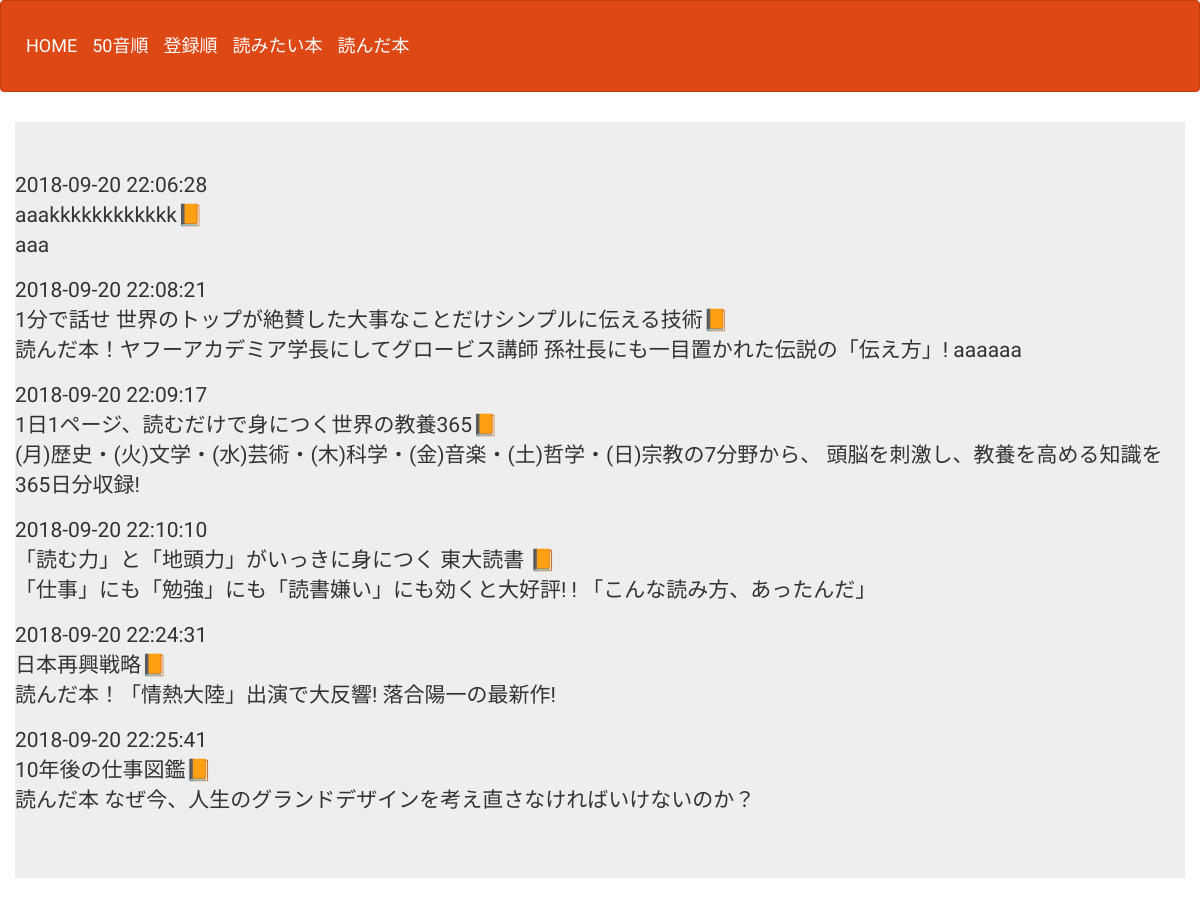
The page /select3.php on the database as committed earlier.
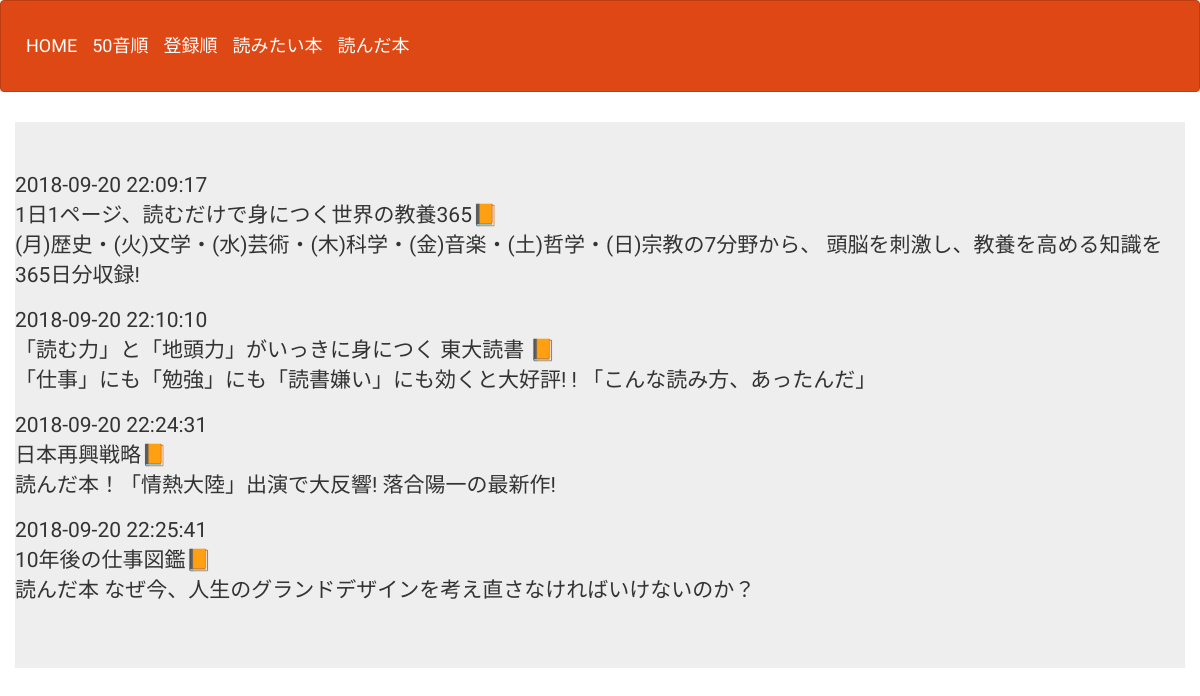
The same page on the database as committed later.
### tables this page shows
CREATE TABLE IF NOT EXISTS `gs_bm_table` (
`id` int(12) NOT NULL,
  `bookname` varchar(46) NOT NULL,
  `url` text NOT NULL,
  `comments` text NOT NULL,
  `date` datetime NOT NULL
);

### select3.php (the view, shortened to what this page needs)
<?php
$pdo=db_conn();
$stmt = $pdo->prepare("SELECT * FROM gs_bm_table ORDER BY date ASC");
$status = $stmt->execute();
$view="";
if($status==false) {
  $error = $stmt->errorInfo();
  exit("sqlError:".$error[2]);
}else{
  while( $result = $stmt->fetch(PDO::FETCH_ASSOC)){
    $view .= "<p>".$result["date"]."<br>".$result["bookname"]."<a href='".$result["url"]."'"."target='_blank'>"."📙"."<br>"."</a>".$result["comments"]."</p>";
  }
}
?>
<!DOCTYPE html>
<html lang="ja">
<head>
<link rel="stylesheet" href="css/range.css">
<link href="css/bootstrap.min.css" rel="stylesheet">
</head>
<body id="main">
<header>
  <nav class="navbar navbar-default">
    <div class="container-fluid">
      <div class="navbar-header">
      <a class="navbar-brand" href="index.php">HOME</a>
      <a class="navbar-brand" href="select2.php">50音順</a>
      <a class="navbar-brand" href="select3.php">登録順</a>
      <a class="navbar-brand" href="select4.php">読みたい本</a>
      <a class="navbar-brand" href="select5.php">読んだ本</a>
      </div>
    </div>
  </nav>
</header>
<div>
    <div class="container jumbotron"><?=$view?></div>
</div>
</body>
</html>

Rows that differ between the two databases and show on the page:
removed gs_bm_table: date "2018-09-20 22:06:28", bookname "aaakkkkkkkkkkkk", comments "aaa"
removed gs_bm_table: date "2018-09-20 22:08:21", bookname "1分で話せ 世界のトップが絶賛した大事なことだけシンプルに伝える技術", comments "読んだ本！ヤフーアカデミア学長にしてグロービス講師 孫社長にも一目置かれた伝説の「伝え方」! aaaaaa"
